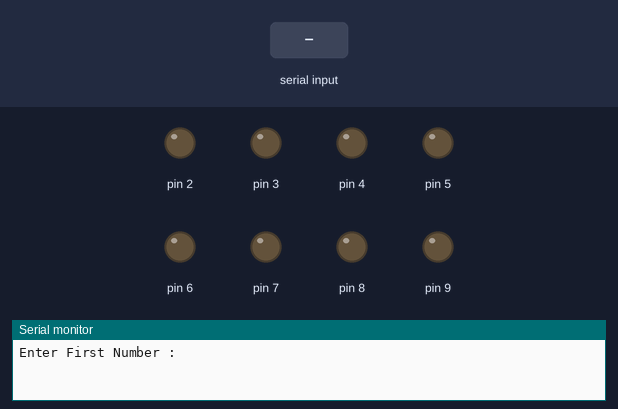
Bench run of a sketch on a simulated Arduino Uno, built with avr-gcc and run on an emulated ATmega328P. On the bench: output pins drawn as LEDs (lit = HIGH), the last lines printed to the serial monitor. Inputs (shaded band) come from the test bench.

Above: at 1.2 s.
1.3 s: "90,45\n" received over Serial
At 1.8 s:
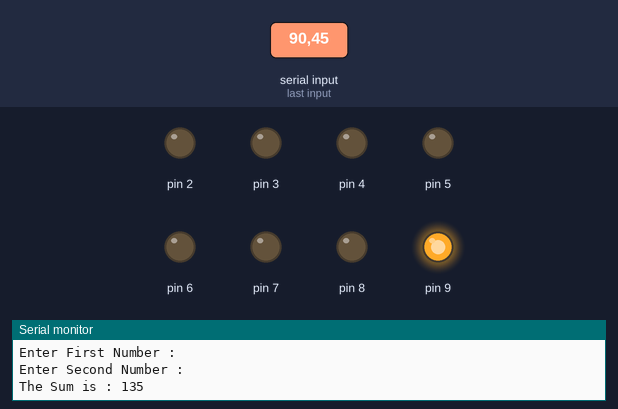
2.8 s: "5\n" received over Serial
At 5.7 s:
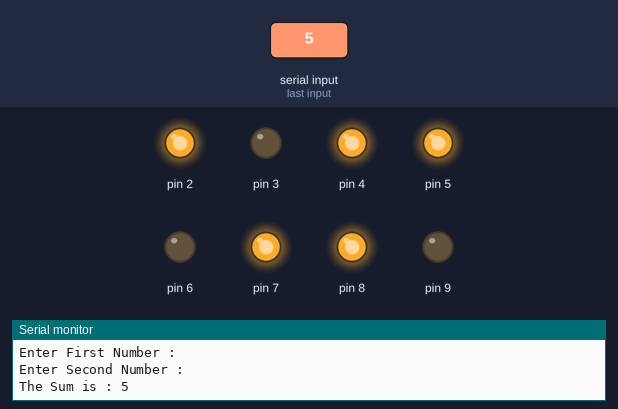
5.8 s: "30,150\n" received over Serial
At 14.5 s:
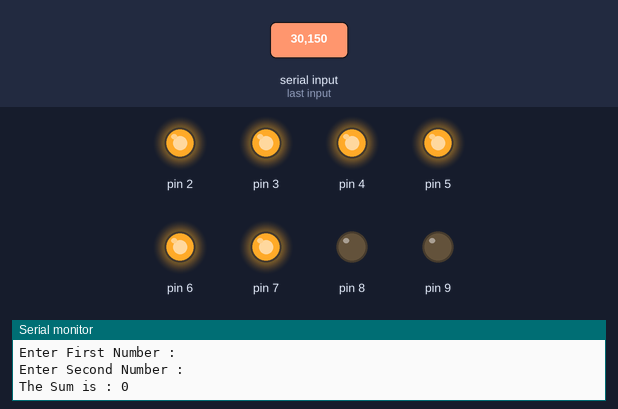
Timing chart, 0 to 14.8 s (numbered marks = the images above; inputs shaded):
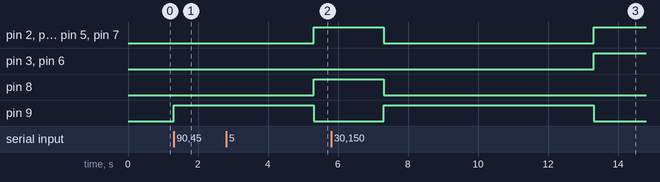

The sketch:

Assignment07.ino
```cpp
// Question 07 :  Perform Sum of two integers and Display on seven segment display as well as Serial Monitor With Arduino UNO

// Author: BHANWARLAL PRAJAPAT
// Date : 24 June 2023

// Hardware :
// 1. Microcontroller : Arduino UNO
// 2. Resistor : 8 (470 Ohm)
// 3. Seven Segment Display LED : 1
// 4. BreadBoard : 1
// 5. Male to Male Jumper Wire : 9
// 6. Arduino-USB Cable : 1

// Instruction :-
// 1. Connect Common of Seven Segment LED to GND pin of Arduino UNO Board using Jumper Wire(Black Prefferable)
// 2. Connect Resistors to all 8 Terminals (including DP) individually
// 3. Connect a Jumper Wire between A-Resistors to PIN 2
// 4. Repeat Step 3 for other 7 (including DP ) Resisors B,C,D,E,F,G,DP to PIN 3, 4, 5, 6, 7, 8, 9 .
// Run the Following Code to get the Desired Output.

// PIN no. 2 to 9 is assigned to the Seven Segment Display

int LCDNumMatrix[11][8] = {
// a,b,c,d,e,f,g,dp
  {1,1,1,1,1,1,0,0},//0
  {0,1,1,0,0,0,0,0},//1
  {1,1,0,1,1,0,1,0},//2
  {1,1,1,1,0,0,1,0},//3
  {0,1,1,0,0,1,1,0},//4
  {1,0,1,1,0,1,1,0},//5
  {1,0,1,1,1,1,1,0},//6
  {1,1,1,0,0,0,0,0},//7
  {1,1,1,1,1,1,1,0},//8
  {1,1,1,1,0,1,1.0},//9
  {0,0,0,0,0,0,0,1}//DP
};

void setup() {
  Serial.begin(9600);
  Serial.setTimeout(2000);
  for(int i=2;i<10;i++)
    pinMode(i, OUTPUT);
}

void displayNumber(int n){
  if(n<0 or n>9) n=10;
  for(int i= 2;i<10;i++)
    digitalWrite(i,LCDNumMatrix[n][i-2]);
}

int num1,num2,sum;
void loop() {
  Serial.println("Enter First Number : ");
  num1 = Serial.parseInt();

  Serial.println("Enter Second Number : ");
  num2 = Serial.parseInt();

  sum = num1+num2;
  Serial.print("The Sum is : ");
  Serial.println(sum);
  displayNumber(sum);
  delay(2000);
}
```

Measured:
- after the input at 1.3 s, pin 9: LOW → HIGH at once
- after the input at 2.8 s, pin 2, pin 4, pin 5, pin 7, pin 8: LOW → HIGH after 2.5 s; pin 9: HIGH → LOW after 2.5 s
- after the input at 5.8 s, pin 2, pin 4, pin 5, pin 7: HIGH → LOW after 1.5 s, → HIGH 6.0 s later; pin 3, pin 6: LOW → HIGH after 7.5 s instead of 5.5 s; pin 8: HIGH → LOW after 1.5 s instead of 5.5 s; pin 9: LOW → HIGH after 1.5 s, → LOW 6.0 s later
